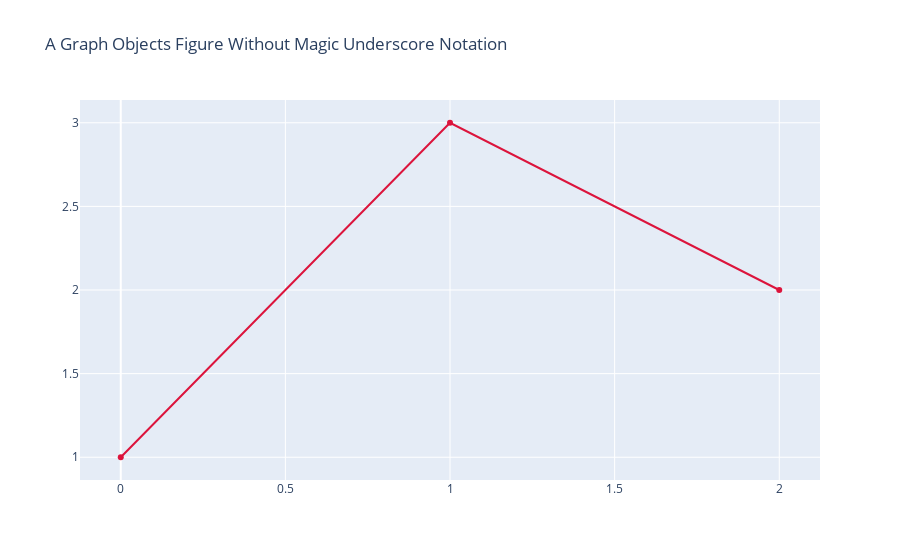

Notebook code for this chart:
### Markdown cell above
**Magic Underscore Notation**

To make it easier to work with nested properties, graph object constructors and many graph object methods support magic underscore notation.

This allows us to reference nested properties by joining together multiple nested property names with underscores.

### Code cell
import plotly.graph_objects as go

fig = go.Figure(
    data=[go.Scatter(y=[1, 3, 2], line=dict(color="crimson"))],
    layout=dict(title=dict(text="A Graph Objects Figure Without Magic Underscore Notation"))
)

fig.show()

### Figure 1 — Plotly figure (JSON) as saved in the notebook; plotly's stock layout.template omitted (floating-point values rounded to 4 significant figures)
{"data": [{"line": {"color": "crimson"}, "type": "scatter", "y": [1, 3, 2]}], "layout": {"title": {"text": "A Graph Objects Figure Without Magic Underscore Notation"}}}
